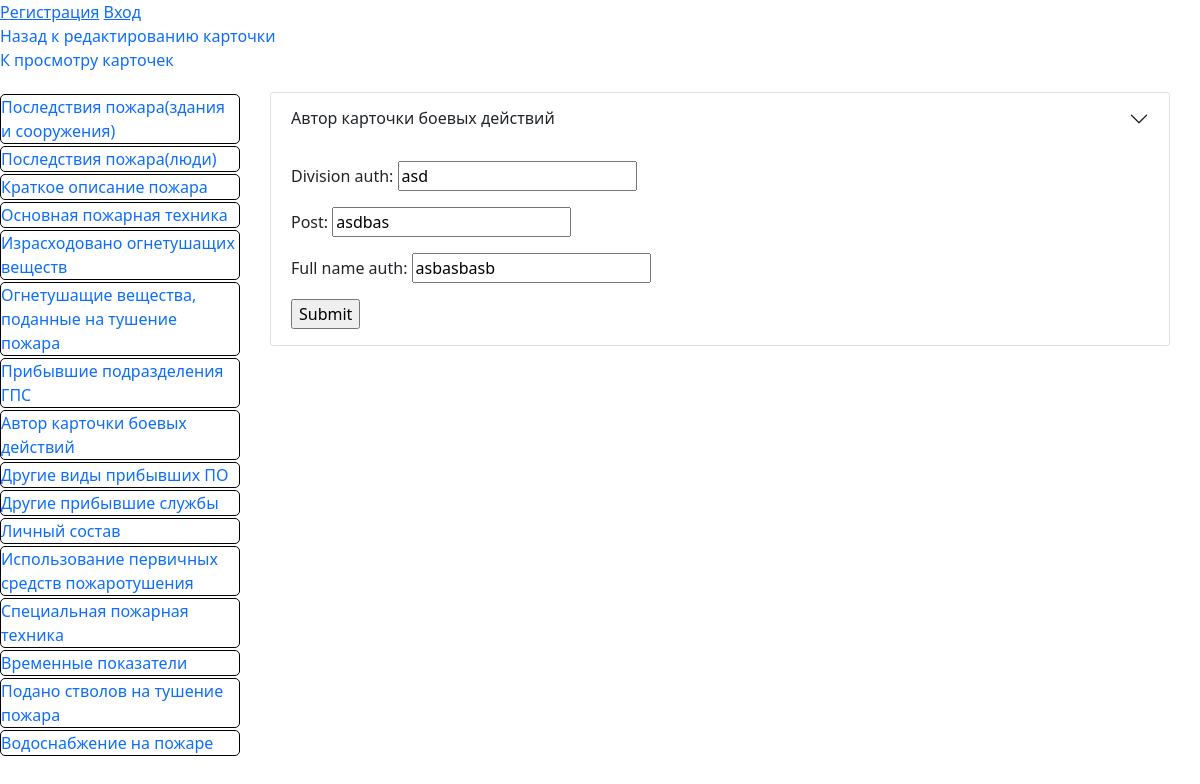
The app's page /card/1/firefight-card-auth with its own data.
### fire/models.py (models this page shows)
class FirefightCardAuth(models.Model):
    card_id = models.OneToOneField(
        GeneralData, on_delete=models.CASCADE, primary_key=True
    )
    division_auth = models.CharField(max_length=300, null=False, blank=False)
    post = models.CharField(max_length=300, null=False, blank=False)
    full_name_auth = models.CharField(max_length=300, null=False, blank=False)

### fire/views.py (the view)
# urls.py: path('card/<int:card_id>/firefight-card-auth', views.firefight_card_auth, name="firefight-card-auth"),
def firefight_card_auth(request, card_id):
    gd = get_object_or_404(GeneralData, card_id=card_id)
    firefightcardauth = getattr(gd, "firefightcardauth", None)
    if request.method == "POST":
        form = FirefightCardAuthForm(
            data=request.POST, initial={"card_id": gd}, instance=firefightcardauth
        )
        if form.is_valid():
            new_firefightcardauth = form.save(commit=False)
            if firefightcardauth is None:
                new_firefightcardauth.card_id = gd
            new_firefightcardauth.save()
            return HttpResponseRedirect(
                resolve_url("firefight-card-auth", card_id=card_id)
            )
        else:
            return render(
                request,
                "firefight_card_auth.html",
                context={"form": form, "card_id": card_id},
            )
    else:
        form = FirefightCardAuthForm(instance=firefightcardauth)
    return render(
        request, "firefight_card_auth.html", context={"form": form, "card_id": card_id}
    )

### fire/forms.py
class FirefightCardAuthForm(ModelForm):
    class Meta:
        model = FirefightCardAuth
        exclude = [
            "card_id",
        ]

### fire/templates/firefight_card_auth.html (shortened to what this page needs)
{% extends 'base_card.html' %}
{% block card_info %}
<div class="accordion-item">
    <h2 class="accordion-header" id="panelsStayOpen-headingEighteen">
      <button
        class="accordion-button collapsed"
        type="button"
      >
        Автор карточки боевых действий
      </button>
    </h2>
    <div
      id="panelsStayOpen-collapseEighteen"
    >
      <div class="accordion-body">
        <form
          action={% url 'firefight-card-auth' card_id %} method="POST">
          {{ form.as_p }}
          <input type="submit" value="Submit">
        </form>
      </div>
    </div>
  </div>
</div>
{% endblock card_info %}

### fire/static/main_style.css (style rules this page uses)
* { font-family: Noto Sans, sans-serif !important; }

### fire/static/style.css (style rules this page uses)
* { font-family: Noto Sans, sans-serif !important; }

### records on screen
FirefightCardAuth: division_auth "asd", post "asdbas", full_name_auth "asbasbasb"
